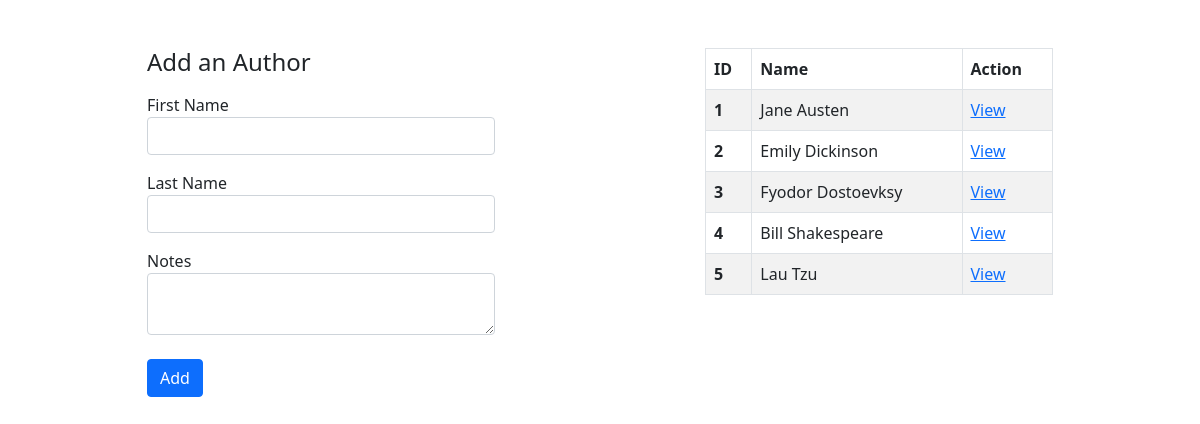
The app's page /authors with its own data.
### book_authors_app/models.py (models this page shows)
class Author(models.Model):
    id = models.AutoField(primary_key=True)
    first_name = models.CharField(max_length=255)
    last_name = models.CharField(max_length=255)
    notas = models.TextField(null=True, blank=True)
    created_at = models.DateTimeField(auto_now_add=True)
    updated_at = models.DateTimeField(auto_now=True)
    class Meta:
        managed = True
        db_table = 'authors'

### book_authors_app/views.py (the view)
# urls.py: path('authors', views.author, name='authors'),
def author(request):
	context = {
		"authors_list":Author.objects.all(),
	}
	return render(request, "add_author.html", context)

### book_authors_app/templates/add_author.html (shortened to what this page needs)
<!DOCTYPE html>
<html lang="en">
<head>
    <link href="https://cdn.jsdelivr.net/npm/bootstrap@5.0.2/dist/css/bootstrap.min.css" rel="stylesheet">
</head>
</head>
<body>
    <div class="container my-5">
        <div class="container-fluid">
            <div class="row d-flex mb-5">
                <div class="col-4 mx-auto">
                    <h4 class="mb-3">Add an Author</h2>
                    <form action="{% url 'add_author' %}" method="post">
                        <fieldset class="mb-3">
                            <label for="first_name" class="control-label">First Name</label>
                            <input type="text" class="form-control" id="first_name" name="first_name">
                        </fieldset>
                        <fieldset class="mb-3">
                            <label for="last_name" class="control-label">Last Name</label>
                            <input type="text" class="form-control" id="last_name" name="last_name">
                        </fieldset>
                        <fieldset class="mb-4">
                            <label for="notes" class="control-label">Notes</label>
                            <textarea id="notes" type="text" class="form-control" row="5" name="notes"></textarea>
                        </fieldset>
                        <button type="submit" class="btn btn-primary">Add</button>
                    </form>
                </div>
                <div class="col-4 mx-auto">
                    <table class="mb-4 table table-striped table-bordered">
                        <thead>
                            <tr>
                                <th scope="col">ID</th>
                                <th scope="col">Name</th>
                                <th scope="col">Action</th>
                            </tr>
                        </thead>
                        <tbody>
                            {% for author in authors_list%}
                            <tr>
                                <th scope="row">{{author.id}}</th>
                                <td>{{author.first_name}} {{author.last_name}}</td>
                                <td><a href="/authors/{{author.id}}">View</td>
                            </tr>
                            {% endfor %}
                        </tbody>
                    </table>
                </div>
            </div>
        </div>
    </div>
</body>
</html>

### records on screen
Author: id "1", first_name "Jane", last_name "Austen"
Author: id "2", first_name "Emily", last_name "Dickinson"
Author: id "3", first_name "Fyodor", last_name "Dostoevksy"
Author: id "4", first_name "Bill", last_name "Shakespeare"
Author: id "5", first_name "Lau", last_name "Tzu"
